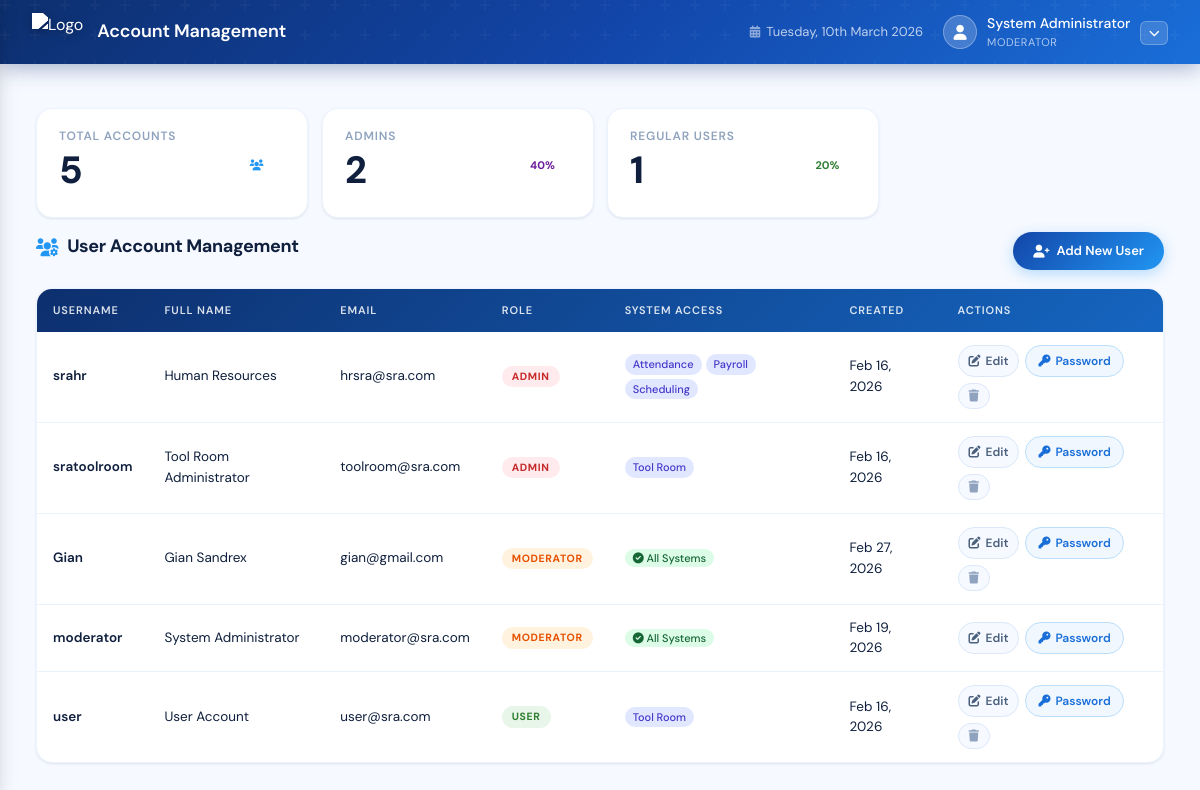
The page /account_manage.php (signed in) on the database its author committed.
### tables this page shows
CREATE TABLE IF NOT EXISTS `users` (
  `id` int NOT NULL AUTO_INCREMENT,
  `username` varchar(100) NOT NULL,
  `password` varchar(255) NOT NULL,
  `full_name` varchar(150) DEFAULT NULL,
  `email` varchar(150) DEFAULT NULL,
  `role` varchar(50) DEFAULT NULL,
  `created_at` datetime DEFAULT CURRENT_TIMESTAMP,
  `updated_at` datetime DEFAULT CURRENT_TIMESTAMP ON UPDATE CURRENT_TIMESTAMP,
  PRIMARY KEY (`id`)
);

### account_manage.php (the view, shortened to what this page needs)
<?php
require_once "config.php";
function getUserPermissions($conn, $user_id) {
    $perms = [];
    $res = $conn->query("SELECT system_key FROM user_permissions WHERE user_id = $user_id");
    if ($res) {
        while ($r = $res->fetch_assoc()) {
            $perms[] = $r['system_key'];
        }
    }
    return $perms;
}
$users_result = $conn->query("SELECT * FROM users ORDER BY role, username ASC");
$users_data   = [];
while ($row = $users_result->fetch_assoc()) {
    $row['permissions'] = getUserPermissions($conn, $row['id']);
    $users_data[] = $row;
}
$total_users   = count($users_data);
$admins        = count(array_filter($users_data, fn($u) => $u['role'] === 'admin'));
$regular_users = count(array_filter($users_data, fn($u) => $u['role'] === 'user'));
?>
<!DOCTYPE html>
<html lang="en">
<head>
    <link href="https://cdn.jsdelivr.net/npm/bootstrap@5.1.3/dist/css/bootstrap.min.css" rel="stylesheet">
    <link rel="stylesheet" href="https://cdnjs.cloudflare.com/ajax/libs/font-awesome/6.0.0/css/all.min.css">
    <link rel="stylesheet" href="sratool/css/consumables.css">
    <link rel="stylesheet" href="sratool/css/dashboard.css">
    <link rel="stylesheet" href="sratool/css/portal.css">
    <link rel="stylesheet" href="sratool/css/responsive.css">
</head>
<body>
<div class="top-header">
    <div class="logo-section">
        <img src="https://smartrye.com.ph/ams/public/backend/images/logo-sra.png" alt="Logo" class="logo-img">
        <h1 class="system-title">Account Management</h1>
    </div>
    <div class="header-right">
        <div class="current-date"><?php echo date('l, jS F Y'); ?></div>
        <div class="user-info">
            <div class="user-icon"><i class="fas fa-user"></i></div>
            <div>
                <div class="user-name"><?php echo htmlspecialchars($_SESSION['full_name']); ?></div>
                <div class="user-role"><?php echo htmlspecialchars($_SESSION['role']); ?></div>
            </div>
            <div class="user-dropdown-wrap">
                <button class="user-dropdown-toggle" id="userDropdownBtn">
                    <i class="fas fa-chevron-down"></i>
                </button>
            </div>
        </div>
    </div>
</div>
<div class="main-content">
    <div class="stats-row">
        <div class="stat-card">
            <div class="stat-info">
                <h3>Total Accounts</h3>
                <div class="stat-number"><?php echo $total_users; ?></div>
            </div>
            <div class="stat-circle circle-blue" style="--percent: 100%;">
                <div class="circle-inner"><i class="fas fa-users"></i></div>
            </div>
        </div>
        <div class="stat-card">
            <div class="stat-info">
                <h3>Admins</h3>
                <div class="stat-number"><?php echo $admins; ?></div>
            </div>
            <div class="stat-circle circle-purple" style="--percent: <?php echo $total_users > 0 ? round(($admins/$total_users)*100) : 0; ?>%;">
                <div class="circle-inner"><?php echo $total_users > 0 ? round(($admins/$total_users)*100) : 0; ?>%</div>
            </div>
        </div>
        <div class="stat-card">
            <div class="stat-info">
                <h3>Regular Users</h3>
                <div class="stat-number"><?php echo $regular_users; ?></div>
            </div>
            <div class="stat-circle circle-green" style="--percent: <?php echo $total_users > 0 ? round(($regular_users/$total_users)*100) : 0; ?>%;">
                <div class="circle-inner"><?php echo $total_users > 0 ? round(($regular_users/$total_users)*100) : 0; ?>%</div>
            </div>
        </div>
    </div>
    <div class="action-bar">
        <h2><i class="fas fa-users-cog"></i> User Account Management</h2>
        <button class="btn-add" onclick="openAddModal()">
            <i class="fas fa-user-plus"></i> Add New User
        </button>
    </div>
    <div class="table-container">
        <?php if (count($users_data) > 0): ?>
        <table class="consumables-table">
            <thead>
                <tr>
                    <th>Username</th>
                    <th>Full Name</th>
                    <th>Email</th>
                    <th>Role</th>
                    <th>System Access</th>
                    <th>Created</th>
                    <th>Actions</th>
                </tr>
            </thead>
            <tbody>
                <?php
                $perm_labels = [
                    'tool_room'  => 'Tool Room',
                    'scheduling' => 'Scheduling',
                    'attendance' => 'Attendance',
                    'payroll'    => 'Payroll',
                ];
                foreach ($users_data as $row):
                ?>
                <tr>
                    <td><strong><?php echo htmlspecialchars($row['username']); ?></strong></td>
                    <td><?php echo htmlspecialchars($row['full_name'] ?? ''); ?></td>
                    <td><?php echo htmlspecialchars($row['email'] ?? ''); ?></td>
                    <td>
                        <?php if ($row['role'] == 'admin'): ?>
                            <span class="stock-badge stock-out">Admin</span>
                        <?php elseif ($row['role'] == 'moderator'): ?>
                            <span class="stock-badge stock-low">Moderator</span>
                        <?php else: ?>
                            <span class="stock-badge stock-good">User</span>
                        <?php endif; ?>
                    </td>
                    <td>
                        <?php if ($row['role'] === 'moderator'): ?>
                            <span class="perm-badge perm-badge-all">
                                <i class="fas fa-check-circle"></i> All Systems
                            </span>
                        <?php elseif (empty($row['permissions'])): ?>
                            <span class="perm-badge-none">— None assigned</span>
                        <?php else: ?>
                            <div class="perm-badges">
                                <?php foreach ($row['permissions'] as $p): ?>
                                <span class="perm-badge"><?php echo $perm_labels[$p] ?? $p; ?></span>
                                <?php endforeach; ?>
                            </div>
                        <?php endif; ?>
                    </td>
                    <td><?php echo date('M d, Y', strtotime($row['created_at'])); ?></td>
                    <td>
                        <div class="action-buttons">
                            <button class="btn-action btn-edit edit-btn"
                                data-id="<?php echo $row['id']; ?>"
                                data-username="<?php echo htmlspecialchars($row['username'], ENT_QUOTES); ?>"
                                data-fullname="<?php echo htmlspecialchars($row['full_name'] ?? '', ENT_QUOTES); ?>"
                                data-email="<?php echo htmlspecialchars($row['email'] ?? '', ENT_QUOTES); ?>"
                                data-role="<?php echo $row['role']; ?>"
                                data-permissions="<?php echo htmlspecialchars(json_encode($row['permissions']), ENT_QUOTES); ?>">
                                <i class="fas fa-edit"></i> Edit
                            </button>
                            <button class="btn-action btn-adjust"
                                onclick="openPasswordModal(<?php echo $row['id']; ?>, '<?php echo addslashes(htmlspecialchars($row['username'])); ?>')">
                                <i class="fas fa-key"></i> Password
                            </button>
                            <?php if ($row['id'] != $_SESSION['user_id']): ?>
                            <button class="btn-action btn-delete"
                                onclick="deleteUser(<?php echo $row['id']; ?>, '<?php echo addslashes(htmlspecialchars($row['username'])); ?>')">
                                <i class="fas fa-trash"></i>
                            </button>
                            <?php endif; ?>
                        </div>
                    </td>
                </tr>
                <?php endforeach; ?>
            </tbody>
        </table>
        <?php endif; ?>
    </div>
</div>
</body>
</html>

### sratool/css/consumables.css (style rules this page uses)
.action-bar { display: flex; justify-content: space-between; align-items: center; margin-bottom: 18px; flex-wrap: wrap; gap: 12px; }
.action-bar h2 { font-size: 18px; font-weight: 700; color: var(--text-primary); display: flex; align-items: center; gap: 9px; letter-spacing: -0.02em; }
.action-bar h2 i { color: var(--blue-500); }
.btn-add { background: linear-gradient(135deg, var(--blue-800), var(--blue-500)); color: white; border: none; padding: 9px 20px; border-radius: var(--radius-xl); font-size: 13px; font-weight: 600; font-family: 'DM Sans', sans-serif; cursor: pointer; display: flex; align-items: center; gap: 7px; transition: all 0.2s var(--ease); box-shadow: 0 4px 14px rgba(33,150,243,0.3); }
.table-container { background: var(--surface); border-radius: var(--radius-lg); box-shadow: var(--shadow-sm); border: 1px solid var(--border-light); overflow: hidden; animation: cardIn 0.4s var(--ease-spring) 0.1s both; }
.consumables-table { width: 100%; border-collapse: collapse; font-size: 13.5px; }
.consumables-table thead tr { background: linear-gradient(135deg, var(--blue-900), var(--blue-700, #1565C0)); }
.consumables-table thead th { padding: 13px 16px; text-align: left; font-size: 11px; font-weight: 600; color: rgba(255,255,255,0.85); text-transform: uppercase; letter-spacing: 0.08em; white-space: nowrap; }
.consumables-table tbody tr { border-bottom: 1px solid var(--border-light); transition: background 0.15s; }
.consumables-table tbody tr:last-child { border-bottom: none; }
.consumables-table tbody td { padding: 13px 16px; color: var(--text-primary); vertical-align: middle; }
.consumables-table tbody td strong { font-weight: 600; }
.stock-badge { display: inline-flex; align-items: center; padding: 3px 10px; border-radius: 20px; font-size: 10.5px; font-weight: 700; text-transform: uppercase; letter-spacing: 0.06em; }
.stock-good { background: var(--green-100); color: var(--green-600); }
.stock-low { background: var(--orange-100); color: var(--orange-600); }
.stock-out { background: var(--red-100); color: var(--red-600); }
.action-buttons { display: flex; gap: 6px; align-items: center; flex-wrap: wrap; }
.btn-action { display: inline-flex; align-items: center; gap: 5px; padding: 6px 12px; border-radius: var(--radius-xl); font-size: 12px; font-weight: 600; font-family: 'DM Sans', sans-serif; border: 1.5px solid; cursor: pointer; transition: all 0.2s var(--ease); white-space: nowrap; }
.btn-adjust { background: var(--blue-50); border-color: var(--blue-200); color: var(--blue-600); }
.btn-edit { background: var(--surface-2); border-color: var(--border); color: var(--text-secondary); padding: 6px 10px; }
.btn-delete { background: var(--surface-2); border-color: var(--border); color: var(--text-muted); padding: 6px 10px; }

### sratool/css/dashboard.css (style rules this page uses)
.main-content { font-family: 'DM Sans', sans-serif; }
.stats-row { display: grid; grid-template-columns: repeat(4, 1fr); gap: 14px; margin-bottom: 14px; }
.stat-card { background: var(--surface); border-radius: 16px; padding: 20px 22px 16px; border: 1px solid var(--border-light); box-shadow: var(--shadow-sm); animation: cardIn 0.4s var(--ease-spring) both; position: relative; overflow: hidden; }
.stat-number { font-size: 38px; font-weight: 800; color: var(--text-primary); letter-spacing: -0.04em; line-height: 1; margin-bottom: 12px; font-family: 'DM Sans', sans-serif; }

### sratool/css/responsive.css (style rules this page uses)
*, *::before, *::after { box-sizing: border-box; }
img { max-width: 100%; height: auto; }
body { overflow-x: hidden; }
.perm-badges { display: flex; flex-wrap: wrap; gap: 4px; }
.perm-badge { font-size: 11px; padding: 2px 8px; border-radius: 20px; background: #e0e7ff; color: #4338ca; font-weight: 500; white-space: nowrap; }
.perm-badge-all { background: #dcfce7; color: #166534; }

### rows shown on the page
users: username "srahr", full_name "Human Resources", email "hrsra@sra.com", role "ADMIN", p "Attendance", p "Payroll", p "Scheduling", created_at "Feb 16, 2026"
users: username "sratoolroom", full_name "Tool Room Administrator", email "toolroom@sra.com", role "ADMIN", p "Tool Room", created_at "Feb 16, 2026"
users: username "Gian", full_name "Gian Sandrex", email "gian@gmail.com", role "MODERATOR", created_at "Feb 27, 2026"
users: username "moderator", full_name "System Administrator", email "moderator@sra.com", role "MODERATOR", created_at "Feb 19, 2026"
users: username "user", full_name "User Account", email "user@sra.com", role "USER", p "Tool Room", created_at "Feb 16, 2026"

### other values the page prints
$_SESSION['full_name'] "System Administrator"
$_SESSION['role'] "MODERATOR"
$total_users "5"
$admins "2"
$regular_users "1"
